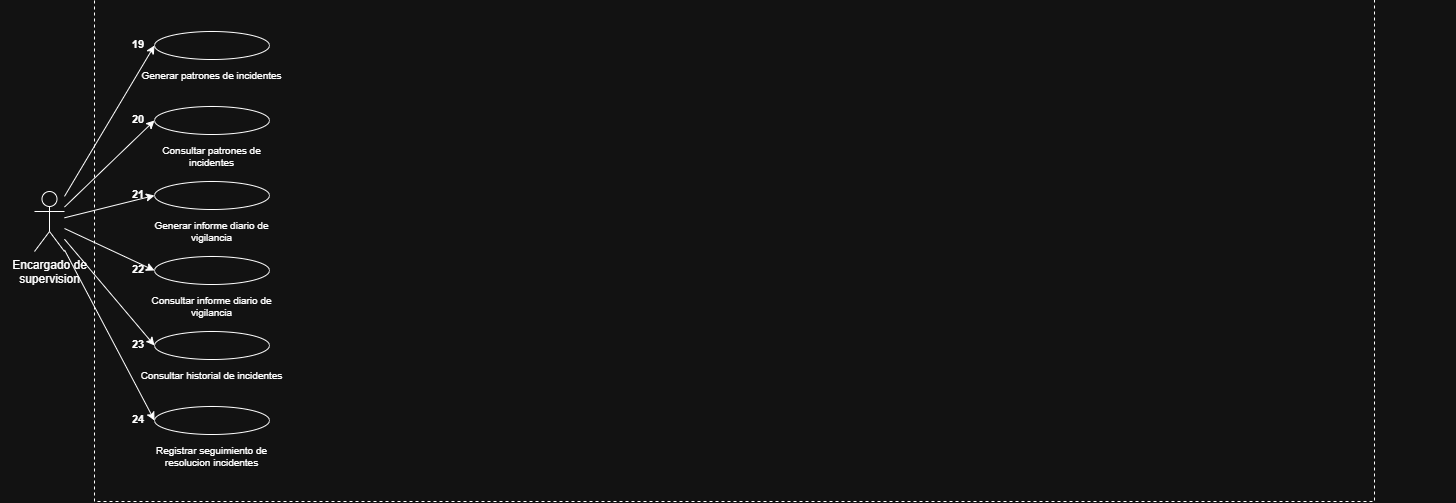
#> input picture scripts_y_notas/dcu_bottom.png, 1456 x 503 px, found by its file name
$ python split_bot.py
#> lines starting #> are read from the running program, lines starting #| are printed output that depends on the picture
# -*- coding: utf-8 -*-
from PIL import Image
import numpy as np

im = Image.open('scripts_y_notas/dcu_bottom.png').convert('L')
arr = np.array(im)
# Find text or stick figure silhouettes in bottom
# In UML use cases, actors are stick figures or rectangular packages
# Let's see the left, center, right parts of the bottom
im.crop((0, 0, 500, im.height)).save('scripts_y_notas/dcu_bot_left_part.png')
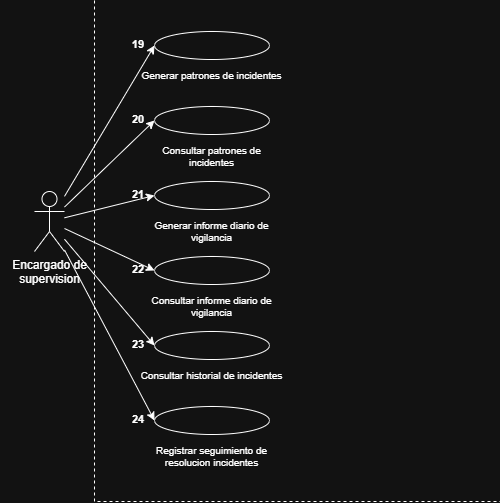
#> saved as dcu_bot_left_part.png: PIL image 500x503 L; min 18, max 255, mean 24.4
im.crop((500, 0, 1000, im.height)).save('scripts_y_notas/dcu_bot_mid_part.png')
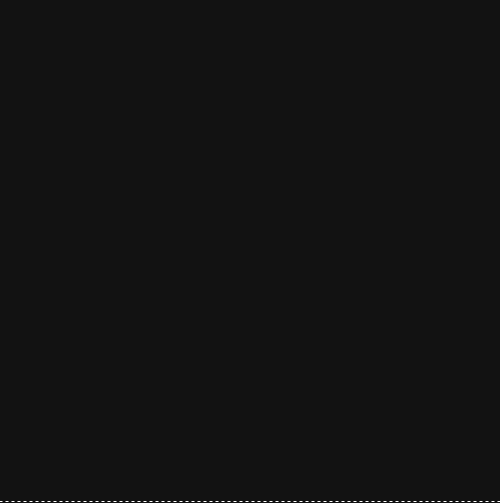
#> saved as dcu_bot_mid_part.png: PIL image 500x503 L; min 18, max 255, mean 18.2
im.crop((1000, 0, im.width, im.height)).save('scripts_y_notas/dcu_bot_right_part.png')
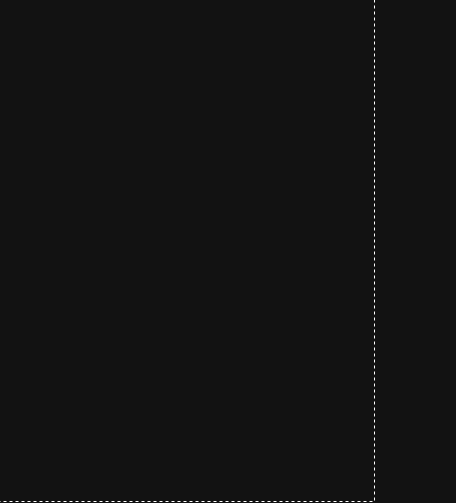
#> saved as dcu_bot_right_part.png: PIL image 456x503 L; min 18, max 255, mean 18.5
print("Saved bottom parts")
